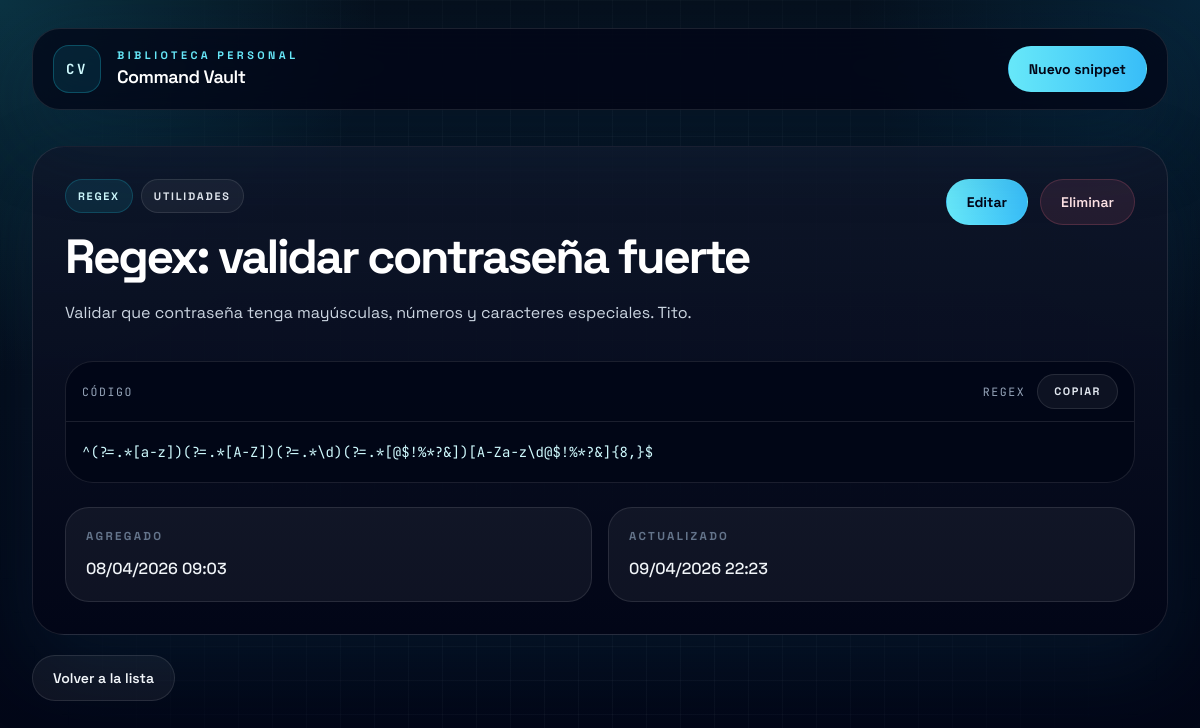
The app's page /snippet/107/ with its own data.
### vault/models.py (models this page shows, shortened)
class Snippet(models.Model):
    LENGUAJES = [
        ('python', 'Python'),
        ('javascript', 'JavaScript'),
        ('html', 'HTML'),
        ('css', 'CSS'),
        ('bash', 'Bash'),
        ('sql', 'SQL'),
        ('django', 'Django'),
        ('git', 'Git'),
        ('docker', 'Docker'),
        ('regex', 'Regex'),
        ('json', 'JSON'),
        ('yaml', 'YAML'),
    ]
    CATEGORIAS = [
        ('backend', 'Backend'),
        ('frontend', 'Frontend'),
        ('database', 'Base de datos'),
        ('devops', 'DevOps'),
        ('utils', 'Utilidades'),
    ]
    titulo = models.CharField(max_length=120)
    lenguaje = models.CharField(max_length=20, choices=LENGUAJES)
    categoria = models.CharField(max_length=20, choices=CATEGORIAS)
    descripcion = models.TextField()
    codigo = models.TextField()
    destacado = models.BooleanField(default=False)
    creado_en = models.DateTimeField(auto_now_add=True)
    actualizado_en = models.DateTimeField(auto_now=True)
    class Meta:
        ordering = ['-creado_en']
        verbose_name = 'Snippet'
        verbose_name_plural = 'Snippets'

### vault/views.py (the view)
# urls.py: path('snippet/<int:pk>/', views.snippet_detail, name='snippet_detail'),
def snippet_detail(request, pk):
    snippet = get_object_or_404(Snippet, pk=pk)
    return render(request, 'vault/snippet_detail.html', {'snippet': snippet})

### vault/templates/vault/snippet_detail.html (shortened to what this page needs)
{% extends 'vault/base.html' %}
{% block content %}
<section class="space-y-5">
    <article class="rounded-[32px] border border-white/10 bg-[linear-gradient(180deg,rgba(15,23,42,0.9),rgba(2,6,23,0.96))] p-6 shadow-glow sm:p-8">
        <div class="flex flex-col gap-6 lg:flex-row lg:items-start lg:justify-between">
            <div class="max-w-3xl">
                <div class="flex flex-wrap gap-2">
                    <span class="rounded-full border border-cyan-400/20 bg-cyan-400/10 px-3 py-2 text-[0.68rem] font-bold uppercase tracking-[0.16em] text-cyan-100">{{ snippet.get_lenguaje_display }}</span>
                    <span class="rounded-full border border-white/10 bg-white/5 px-3 py-2 text-[0.68rem] font-bold uppercase tracking-[0.16em] text-slate-200">{{ snippet.get_categoria_display }}</span>
                </div>
                <div class="mt-5">
                    <h1 class="text-4xl font-bold tracking-[-0.05em] text-white sm:text-5xl">{{ snippet.titulo }}</h1>
                    <p class="mt-4 text-base leading-8 text-slate-300">{{ snippet.descripcion }}</p>
                </div>
            </div>
            <div class="flex flex-wrap gap-3">
                <a href="{% url 'snippet_update' snippet.pk %}" class="inline-flex items-center justify-center rounded-full border border-cyan-300/20 bg-gradient-to-r from-cyan-300 to-sky-400 px-5 py-3 text-sm font-bold text-slate-950 transition hover:-translate-y-0.5">Editar</a>
                <a href="{% url 'snippet_delete' snippet.pk %}" class="inline-flex items-center justify-center rounded-full border border-rose-400/20 bg-rose-400/10 px-5 py-3 text-sm font-semibold text-rose-100 transition hover:-translate-y-0.5 hover:bg-rose-400/15">Eliminar</a>
            </div>
        </div>
        <div class="mt-8 overflow-hidden rounded-[28px] border border-white/10 bg-slate-950/90">
            <div class="flex items-center justify-between gap-4 border-b border-white/10 px-4 py-3 font-mono text-[0.72rem] uppercase tracking-[0.14em] text-slate-400">
                <span>Código</span>
                <div class="flex items-center gap-3">
                    <span>{{ snippet.get_lenguaje_display }}</span>
                    <button
                        type="button"
                        class="inline-flex min-w-22 items-center justify-center rounded-full border border-white/10 bg-white/5 px-4 py-2 font-sans text-[0.68rem] font-bold uppercase tracking-[0.14em] text-slate-200 transition hover:-translate-y-0.5 hover:border-cyan-300/30 hover:bg-cyan-300/10"
                        data-copy-button
                        data-copy-source="#snippet-code-{{ snippet.pk }}"
                        aria-label="Copiar código de {{ snippet.titulo }}"
                    >
                        <span data-copy-label>Copiar</span>
                    </button>
                </div>
            </div>
            <pre id="snippet-code-{{ snippet.pk }}" class="overflow-auto px-4 py-5 font-mono text-xs leading-7 text-cyan-100 sm:text-sm"><code>{{ snippet.codigo }}</code></pre>
        </div>
        <div class="mt-6 grid gap-4 md:grid-cols-2">
            <div class="rounded-3xl border border-white/10 bg-white/5 p-5">
                <p class="text-[0.72rem] font-bold uppercase tracking-[0.2em] text-slate-500">Agregado</p>
                <p class="mt-3 text-base font-medium text-slate-100">{{ snippet.creado_en|date:"d/m/Y H:i" }}</p>
            </div>
            <div class="rounded-3xl border border-white/10 bg-white/5 p-5">
                <p class="text-[0.72rem] font-bold uppercase tracking-[0.2em] text-slate-500">Actualizado</p>
                <p class="mt-3 text-base font-medium text-slate-100">{{ snippet.actualizado_en|date:"d/m/Y H:i" }}</p>
            </div>
        </div>
    </article>
    <a href="{% url 'snippet_list' %}" class="inline-flex items-center justify-center rounded-full border border-white/10 bg-white/5 px-5 py-3 text-sm font-semibold text-slate-100 transition hover:border-cyan-300/30 hover:bg-cyan-300/10">Volver a la lista</a>
</section>
{% endblock %}

### records on screen
Snippet: lenguaje "REGEX", categoria "UTILIDADES", titulo "Regex: validar contraseña fuerte", descripcion "Validar que contraseña tenga mayúsculas, números y caracteres especiales. Tito.", codigo "^(?=.*[a-z])(?=.*[A-Z])(?=.*\\d)(?=.*[@$!%*?&])[A-Za-z\\d@$!%*?&]{8,}$", creado_en "08/04/2026 09:03", actualizado_en "09/04/2026 22:23"
